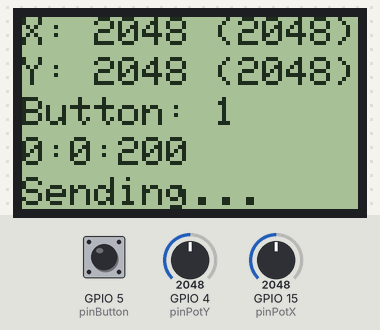
Recording of a sketch running on a simulated ESP32. Shown: 84×48 one-colour display. The test bench sets the inputs (shaded band); at power-on: GPIO 4 (pinPotY) = 2048, GPIO 15 (pinPotX) = 2048, GPIO 5 (pinButton) HIGH. Nothing arrives over Bluetooth unless stated; what the sketch prints to the serial monitor is not drawn.

Above: at 7.3 s.
7.4 s: GPIO 4 (pinPotY) set to 2866
At 8.6 s:
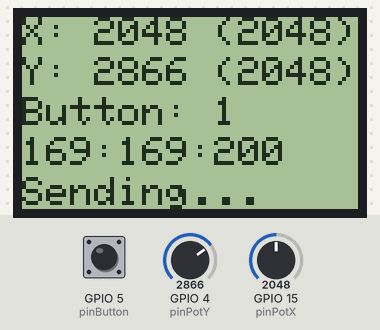
8.9 s: GPIO 15 (pinPotX) set to 2866
At 9.5 s:
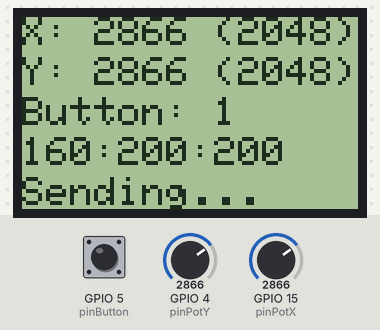
10.4 s: GPIO 5 (pinButton) pulled LOW for 0.15 s
At 10.53 s:
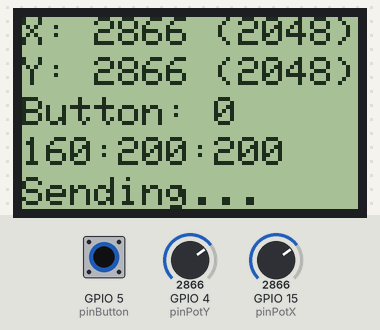
12.1 s: GPIO 4 (pinPotY) set to 3603
At 13.3 s:
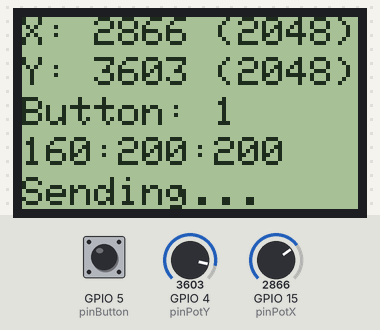
13.6 s: GPIO 5 (pinButton) pulled LOW for 1 s
At 14.3 s:
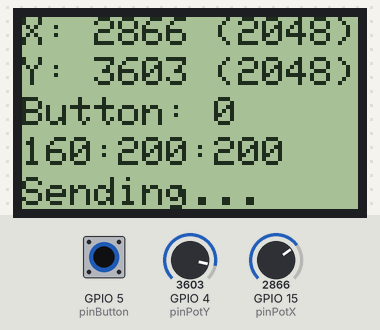
16.2 s: GPIO 15 (pinPotX) set to 3603
At 16.7 s:
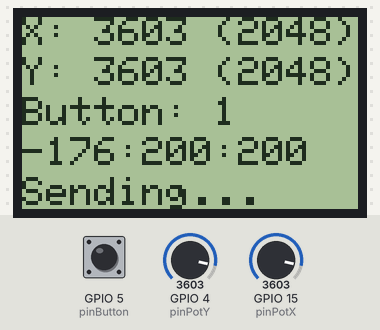
Timing chart, 0 to 18.9 s (numbered marks = the images above; inputs shaded):
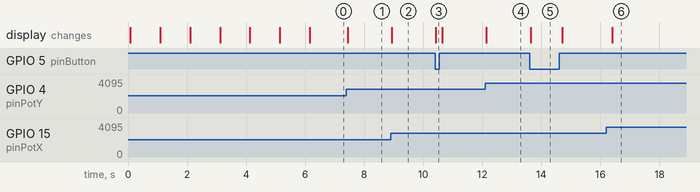

Measured:
- after the input at 7.4 s, the display: changes at once (image 1)
- after the input at 8.9 s, the display: changes at once (image 2)
- after the input at 10.4 s, the display: changes at once (image 3)
- after the input at 12.1 s, the display: changes at once (image 4)
- after the input at 13.6 s, the display: changes at once (image 5)
- after the input at 16.2 s, the display: changes after 0.21 s (image 6)

The sketch:

Controller.ino
```cpp
// ESP32-WROOM-DA Module
// Upload speed: 115200

#include <SPI.h>
#include <Adafruit_GFX.h>
#include <Adafruit_PCD8544.h>
#include "BluetoothSerial.h"

const int pinPotX = 15;
const int pinPotY = 4;
const int pinButton = 5;

int xZeroValue = 0;
int yZeroValue = 0;

int lastSent = 0;
int messageWait = 200;

Adafruit_PCD8544 display = Adafruit_PCD8544(/* CLK */19, /* DIN */ 21, /* DC */ 18, /* CE */ 22, /* RST */ 23);

BluetoothSerial SerialBT;

int normalizeMyPotentiometer(int value, int zeroValue) {
  if (value > zeroValue) {
    return map(value, zeroValue, 4096, 0, 255);
  }

  return map(value, 0, zeroValue, -255, 0);
}

void connectBluetooth(int tries) {
  int triesLeft = tries;

  if(SerialBT.connect("ESP32")) {
    digitalWrite(2, HIGH);
    display.clearDisplay();
    display.setCursor(0, 0);
    display.print("Connected!");
    display.display();
  } else {
    while(!SerialBT.connected(2000) && tries > 0) {
      display.clearDisplay();
      display.setCursor(0, 0);
      display.print("Failed to connect! Retrying...");
      display.display();
      tries--;
    }
  }
}

bool nearZero(int value) {
  return value >= -5 && value <= 5;
}
bool positive(int value) {
  return value > 5;
}
bool negative(int value) {
  return value < -5;
}

int calculateR(int y, int x) {
  if (nearZero(x)) {
    return y;
  }
  if (nearZero(y)) {
    return x * -1;
  }

  if (positive(x) && positive(y)) {
    return map(x, 0, 255, 255, -255);
  } else if (positive(x) && negative(y)) {
    return map(x, 0, 255, -255, 255);
  } else if (negative(x) && negative(y)) {
    return -255; // Consider 255 now, and the other motor controls
  } else if (negative(x) && positive(y)) {
    return 255; // Consider 255 now, and the other motor controls
  }

  return 0;
}

int calculateL(int y, int x) {
  if (nearZero(x)) {
    return y;
  }
  if (nearZero(y)) {
    return x;
  }

  if (positive(x) && positive(y)) {
    return 255; // Consider 255 now, and the other motor controls
  } else if (positive(x) && negative(y)) {
    return -255; // Consider 255 now, and the other motor controls
  } else if (negative(x) && negative(y)) {
    return map(x * -1, 0, 255, -255, 255);
  } else if (negative(x) && positive(y)) {
    return map(x * -1, 0, 255, 255, -255);
  }

  return 0;
}

void setup() {
  Serial.println("Setting up controls");
  pinMode(pinPotX, INPUT);
  pinMode(pinPotY, INPUT);
  pinMode(pinButton, INPUT_PULLUP);

  Serial.println("Setting up serial to 115200");
  Serial.begin(115200);

  Serial.println("Setting up screen");
  display.begin();
  display.clearDisplay();
  display.setTextSize(1);
  display.setTextColor(BLACK);
  display.setContrast(60);
  display.display();

  SerialBT.begin("ESP32 - Controller", true);
  Serial.println("Setting up bluetooth");
  display.setCursor(0, 0);
  display.print("Setting up bluetooth");
  display.display();

  connectBluetooth(5);

  // Setting up zero values
  // Ideally they will start at the middle, so we mark it as the middle point
  xZeroValue = analogRead(pinPotX);
  yZeroValue = analogRead(pinPotY);

  display.setCursor(0, 20);
  display.print("Defined Zero Values: " + String(xZeroValue) + ", " + String(yZeroValue));
  display.display();

  delay(1000);

  display.clearDisplay();
  display.setCursor(0, 0);
  display.print("Starting in 5s...");
  display.display();

  delay(1000);

  display.clearDisplay();
  display.setCursor(0, 0);
  display.print("Starting in 4s...");
  display.display();

  delay(1000);

  display.clearDisplay();
  display.setCursor(0, 0);
  display.print("Starting in 3s...");
  display.display();

  delay(1000);

  display.clearDisplay();
  display.setCursor(0, 0);
  display.print("Starting in 2s...");
  display.display();

  delay(1000);

  display.clearDisplay();
  display.setCursor(0, 0);
  display.print("Starting in 1s...");
  display.display();

  delay(1000);
}

void loop() {
  // Reading potentiometer values

  int xValue = analogRead(pinPotX); // 4096 to 0 for some reason
  int yValue = analogRead(pinPotY); // 0 to 4096
  bool clicked = digitalRead(pinButton);

  // Mapped values to the little fella

  // We want to map from 0<->4095 to -255 to 255
  int xNormalizedValue = normalizeMyPotentiometer(xValue, xZeroValue);
  // My X is inverted for some reason, see L126
  xNormalizedValue = map(xNormalizedValue, -255, 255, 255, -255);
  int yNormalizedValue = normalizeMyPotentiometer(yValue, yZeroValue);

  // Normalize again to MIN MAX
  int rCalculated = calculateR(yNormalizedValue, xNormalizedValue);
  if (positive(rCalculated)) {
    rCalculated = map(rCalculated, 0, 255, 150, 200);
  } else if (negative(rCalculated)) {
    rCalculated = map(rCalculated, -255, 0, -200, -150);
  } else {
    rCalculated = 0;
  }
  int lCalculated = calculateL(yNormalizedValue, xNormalizedValue);
  if (positive(lCalculated)) {
    lCalculated = map(lCalculated, 0, 255, 150, 200);
  } else if (negative(lCalculated)) {
    lCalculated = map(lCalculated, -255, 0, -200, -150);
  } else {
    lCalculated = 0;
  }

  // These are very much simplifications, for now it should be enough
  String right = String(rCalculated);
  String left = String(lCalculated);

  String toSend = String(left + ":" + right + ":" + String(messageWait));

  if (millis() - lastSent > messageWait) {
    // Update screen
    display.clearDisplay();

    display.setCursor(0, 0);
    display.print("X: ");
    display.print(xValue);
    display.print(" ("); display.print(xZeroValue); display.print(")");
    display.setCursor(0, 10);
    display.print("Y: ");
    display.print(yValue);
    display.print(" ("); display.print(yZeroValue); display.print(")");
    display.setCursor(0, 20);
    display.print("Button: ");
    display.print(clicked);
    display.setCursor(0, 30);
    display.print(toSend);
    display.setCursor(0, 40);
    display.print("Sending...");
    SerialBT.println(toSend);

    display.display();

    // Send bluetooth
    lastSent = millis();
  }
}
```
